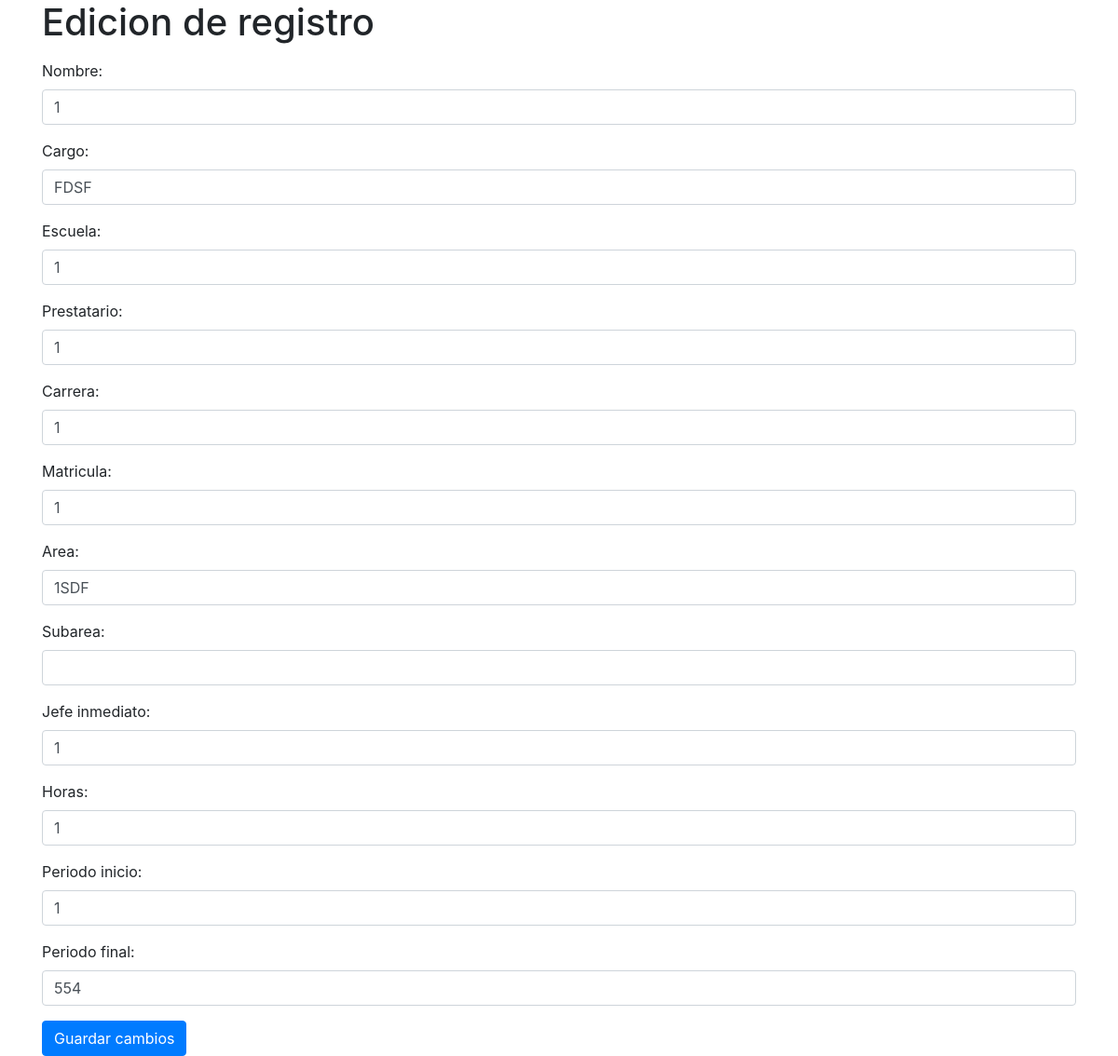
/edit_ep_lib.php?id=1, run on the app's committed database.
### tables this page shows
CREATE TABLE `terminacion_ep` (
  `Id_ep` int(11) NOT NULL,
  `nombreExpide` varchar(130) NOT NULL,
  `cargoPer` varchar(150) NOT NULL,
  `nombreEscuela` varchar(200) NOT NULL,
  `nombreEstudiante` varchar(100) NOT NULL,
  `carrera` varchar(100) NOT NULL,
  `noCuenta` varchar(20) NOT NULL,
  `area` varchar(100) NOT NULL,
  `subarea` varchar(100) NOT NULL,
  `jefeInmediato` varchar(130) NOT NULL,
  `numHoras` int(5) NOT NULL,
  `periodo_inicio` varchar(100) NOT NULL,
  `periodo_final` varchar(100) NOT NULL,
  `ruta` varchar(255) NOT NULL
);

### edit_ep_lib.php (the view, shortened to what this page needs)
<?php
$getmysql = new mysqlconex();
$getconex = $getmysql->conex();
$idSeleccionado = $_GET['id'];
$consulta = "SELECT * FROM terminacion_ep WHERE Id_ep = $idSeleccionado";
$resultado = mysqli_query($getconex, $consulta);
$fila = mysqli_fetch_assoc($resultado);
?>
<!DOCTYPE html>
<html>
<head>
  <link rel="stylesheet" href="https://stackpath.bootstrapcdn.com/bootstrap/4.5.0/css/bootstrap.min.css">
</head>
<body>
  <div class="container">
  <h1>Edicion de registro</h1>
    <form method="POST" action="">
      <div class="form-group">
        <label for="nombreExpide">Nombre: </label>
        <input type="text" class="form-control" name="nombreExpide" value="<?php echo $fila['nombreExpide']; ?>">
      </div>
      <div class="form-group">
        <label for="cargoPer">Cargo: </label>
        <input type="text" class="form-control" name="cargoPer" value="<?php echo $fila['cargoPer']; ?>">
      </div>
      <div class="form-group">
        <label for="nombreEscuela">Escuela: </label>
        <input type="text" class="form-control" name="nombreEscuela" value="<?php echo $fila['nombreEscuela']; ?>">
      </div>
      <div class="form-group">
        <label for="nombreEstudiante">Prestatario: </label>
        <input type="text" class="form-control" name="nombreEstudiante" value="<?php echo $fila['nombreEstudiante']; ?>">
      </div>
      <div class="form-group">
        <label for="carrera">Carrera: </label>
        <input type="text" class="form-control" name="carrera" value="<?php echo $fila['carrera']; ?>">
      </div>
      <div class="form-group">
        <label for="noCuenta">Matricula: </label>
        <input type="text" class="form-control" name="noCuenta" value="<?php echo $fila['noCuenta']; ?>">
      </div>
      <div class="form-group">
        <label for="area">Area: </label>
        <input type="text" class="form-control" name="area" value="<?php echo $fila['area']; ?>">
      </div>
      <div class="form-group">
        <label for="subarea">Subarea: </label>
        <input type="text" class="form-control" name="subarea" value="<?php echo $fila['subarea']; ?>">
      </div>
      <div class="form-group">
        <label for="jefeInmediato">Jefe inmediato: </label>
        <input type="text" class="form-control" name="jefeInmediato" value="<?php echo $fila['jefeInmediato']; ?>">
      </div>
      <div class="form-group">
        <label for="numHoras">Horas: </label>
        <input type="number" class="form-control" name="numHoras" value="<?php echo $fila['numHoras']; ?>">
      </div>
      <div class="form-group">
        <label for="periodo_inicio">Periodo inicio: </label>
        <input type="text" class="form-control" name="periodo inicio" value="<?php echo $fila['periodo_inicio']; ?>">
      </div>
      <div class="form-group">
        <label for="periodo_final">Periodo final: </label>
        <input type="text" class="form-control" name="periodo final" value="<?php echo $fila['periodo_final']; ?>">
      </div>
      <button type="submit" class="btn btn-primary">Guardar cambios</button>
    </form>
  </div>
</body>
</html>

### edit_ep_lib.php (style rules this page uses)
.form-group { position: relative; }

### data on the page
terminacion_ep: nombreExpide "1", cargoPer "FDSF", nombreEscuela "1", nombreEstudiante "1", carrera "1", noCuenta "1", area "1SDF", jefeInmediato "1", numHoras "1", periodo_inicio "1", periodo_final "554"
